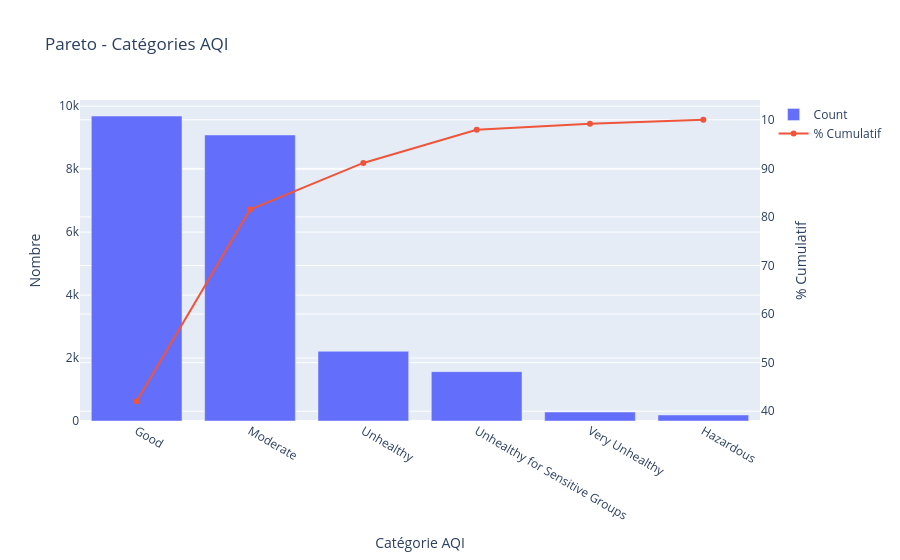

Write notebook code for a chart like this one.
### Markdown cell above
### Interprétation - Distribution par Pays

**Observations :**
- **Top 10 pays** : Représentent ~58% des observations
- **Others** : Catégorie dominante (~42% des 150+ autres pays)
- **Leaders** : États-Unis, Inde, Brésil en tête

**Décision :** Données très dispersées géographiquement. Pas de concentration excessive - bonne couverture mondiale.

### Code cell
import plotly.graph_objects as go

data_counts = df['AQI Category'].value_counts().sort_values(ascending=False)
cumulative_pct = (data_counts.values.cumsum() / data_counts.sum()) * 100

fig = go.Figure()
fig.add_trace(go.Bar(x=data_counts.index, y=data_counts.values, name='Count'))
fig.add_trace(go.Scatter(x=data_counts.index, y=cumulative_pct, mode='lines+markers', name='% Cumulatif', yaxis='y2'))

fig.update_layout(
    title='Pareto - Catégories AQI',
    xaxis=dict(title='Catégorie AQI'),
    yaxis=dict(title='Nombre'),
    yaxis2=dict(title='% Cumulatif', overlaying='y', side='right')
)
fig.show()

### Figure 1 — Plotly figure (JSON) as saved in the notebook; plotly's stock layout.template omitted (floating-point values rounded to 4 significant figures)
{"data": [{"name": "Count", "type": "bar", "x": ["Good", "Moderate", "Unhealthy", "Unhealthy for Sensitive Groups", "Very Unhealthy", "Hazardous"], "y": [9688, 9087, 2215, 1568, 286, 191]}, {"mode": "lines+markers", "name": "% Cumulatif", "type": "scatter", "x": ["Good", "Moderate", "Unhealthy", "Unhealthy for Sensitive Groups", "Very Unhealthy", "Hazardous"], "y": [42.06, 81.51, 91.12, 97.93, 99.17, 100.0], "yaxis": "y2"}], "layout": {"title": {"text": "Pareto - Catégories AQI"}, "xaxis": {"title": {"text": "Catégorie AQI"}}, "yaxis": {"title": {"text": "Nombre"}}, "yaxis2": {"overlaying": "y", "side": "right", "title": {"text": "% Cumulatif"}}}}
